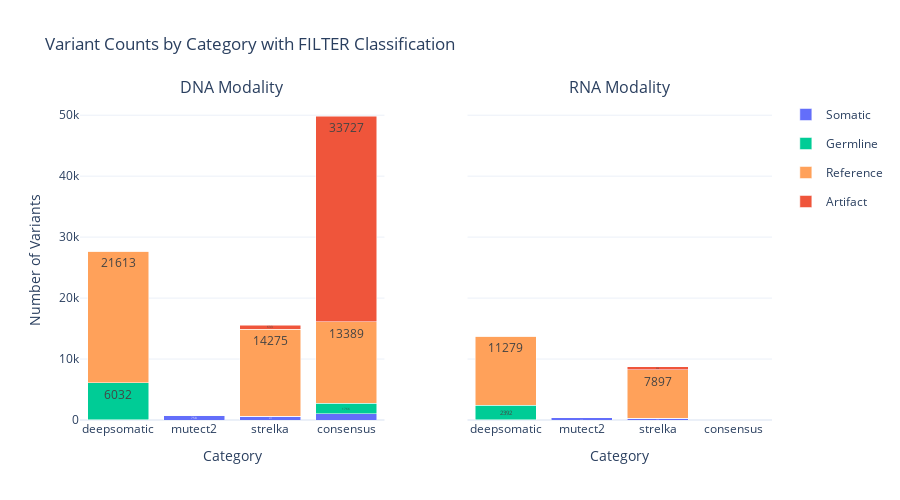
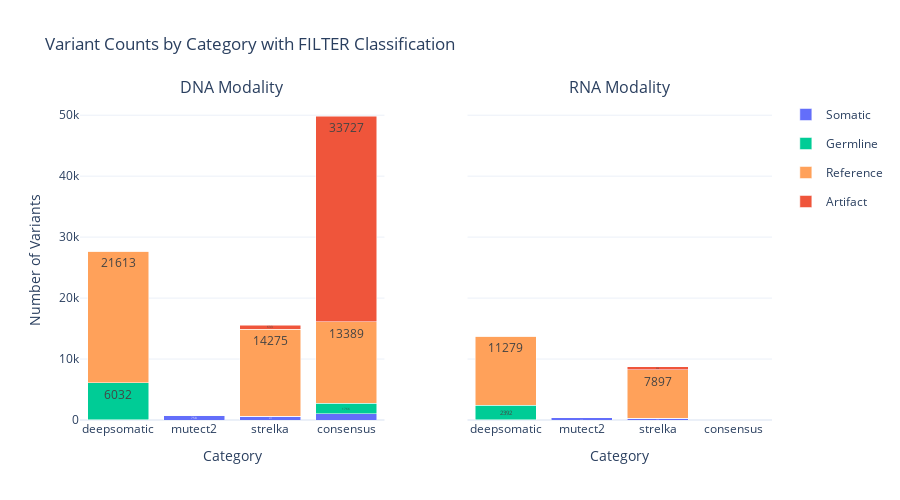

Source (notebook cell) for these figures, in order:
### Markdown cell above
### Plot 4: Consensus vs Individual Tools

### Code cell
visualizer.plot_consensus_comparison()

### Figure 1 — Plotly figure (JSON) as saved in the notebook; plotly's stock layout.template omitted (floating-point values rounded to 4 significant figures)
{"data": [{"legendgroup": "Somatic", "marker": {"color": "#636EFA"}, "name": "Somatic", "showlegend": true, "text": ["52", "758", "577", "988"], "textposition": "inside", "type": "bar", "x": ["deepsomatic", "mutect2", "strelka", "consensus"], "xaxis": "x", "y": [52, 758, 577, 988], "yaxis": "y"}, {"legendgroup": "Germline", "marker": {"color": "#00CC96"}, "name": "Germline", "showlegend": true, "text": ["6032", "0", "70", "1766"], "textposition": "inside", "type": "bar", "x": ["deepsomatic", "mutect2", "strelka", "consensus"], "xaxis": "x", "y": [6032, 0, 70, 1766], "yaxis": "y"}, {"legendgroup": "Reference", "marker": {"color": "#FFA15A"}, "name": "Reference", "showlegend": true, "text": ["21613", "0", "14275", "13389"], "textposition": "inside", "type": "bar", "x": ["deepsomatic", "mutect2", "strelka", "consensus"], "xaxis": "x", "y": [21613, 0, 14275, 13389], "yaxis": "y"}, {"legendgroup": "Artifact", "marker": {"color": "#EF553B"}, "name": "Artifact", "showlegend": true, "text": ["0", "0", "633", "33727"], "textposition": "inside", "type": "bar", "x": ["deepsomatic", "mutect2", "strelka", "consensus"], "xaxis": "x", "y": [0, 0, 633, 33727], "yaxis": "y"}, {"legendgroup": "Somatic", "marker": {"color": "#636EFA"}, "name": "Somatic", "showlegend": false, "text": ["48", "338", "248", "0"], "textposition": "inside", "type": "bar", "x": ["deepsomatic", "mutect2", "strelka", "consensus"], "xaxis": "x2", "y": [48, 338, 248, 0], "yaxis": "y2"}, {"legendgroup": "Germline", "marker": {"color": "#00CC96"}, "name": "Germline", "showlegend": false, "text": ["2392", "0", "67", "0"], "textposition": "inside", "type": "bar", "x": ["deepsomatic", "mutect2", "strelka", "consensus"], "xaxis": "x2", "y": [2392, 0, 67, 0], "yaxis": "y2"}, {"legendgroup": "Reference", "marker": {"color": "#FFA15A"}, "name": "Reference", "showlegend": false, "text": ["11279", "0", "7897", "0"], "textposition": "inside", "type": "bar", "x": ["deepsomatic", "mutect2", "strelka", "consensus"], "xaxis": "x2", "y": [11279, 0, 7897, 0], "yaxis": "y2"}, {"legendgroup": "Artifact", "marker": {"color": "#EF553B"}, "name": "Artifact", "showlegend": false, "text": ["0", "0", "526", "0"], "textposition": "inside", "type": "bar", "x": ["deepsomatic", "mutect2", "strelka", "consensus"], "xaxis": "x2", "y": [0, 0, 526, 0], "yaxis": "y2"}], "layout": {"annotations": [{"font": {"size": 16}, "showarrow": false, "text": "DNA Modality", "x": 0.22, "xanchor": "center", "xref": "paper", "y": 1, "yanchor": "bottom", "yref": "paper"}, {"font": {"size": 16}, "showarrow": false, "text": "RNA Modality", "x": 0.78, "xanchor": "center", "xref": "paper", "y": 1, "yanchor": "bottom", "yref": "paper"}], "barmode": "stack", "height": 500, "title": {"text": "Variant Counts by Category with FILTER Classification"}, "xaxis": {"anchor": "y", "domain": [0, 0.44], "title": {"text": "Category"}}, "xaxis2": {"anchor": "y2", "domain": [0.56, 1], "title": {"text": "Category"}}, "yaxis": {"anchor": "x", "domain": [0, 1], "title": {"text": "Number of Variants"}}, "yaxis2": {"anchor": "x2", "domain": [0, 1], "matches": "y", "showticklabels": false}}}

### Figure 2 — Plotly figure (JSON) as saved in the notebook; plotly's stock layout.template omitted (floating-point values rounded to 4 significant figures)
{"data": [{"legendgroup": "Somatic", "marker": {"color": "#636EFA"}, "name": "Somatic", "showlegend": true, "text": ["52", "758", "577", "988"], "textposition": "inside", "type": "bar", "x": ["deepsomatic", "mutect2", "strelka", "consensus"], "xaxis": "x", "y": [52, 758, 577, 988], "yaxis": "y"}, {"legendgroup": "Germline", "marker": {"color": "#00CC96"}, "name": "Germline", "showlegend": true, "text": ["6032", "0", "70", "1766"], "textposition": "inside", "type": "bar", "x": ["deepsomatic", "mutect2", "strelka", "consensus"], "xaxis": "x", "y": [6032, 0, 70, 1766], "yaxis": "y"}, {"legendgroup": "Reference", "marker": {"color": "#FFA15A"}, "name": "Reference", "showlegend": true, "text": ["21613", "0", "14275", "13389"], "textposition": "inside", "type": "bar", "x": ["deepsomatic", "mutect2", "strelka", "consensus"], "xaxis": "x", "y": [21613, 0, 14275, 13389], "yaxis": "y"}, {"legendgroup": "Artifact", "marker": {"color": "#EF553B"}, "name": "Artifact", "showlegend": true, "text": ["0", "0", "633", "33727"], "textposition": "inside", "type": "bar", "x": ["deepsomatic", "mutect2", "strelka", "consensus"], "xaxis": "x", "y": [0, 0, 633, 33727], "yaxis": "y"}, {"legendgroup": "Somatic", "marker": {"color": "#636EFA"}, "name": "Somatic", "showlegend": false, "text": ["48", "338", "248", "0"], "textposition": "inside", "type": "bar", "x": ["deepsomatic", "mutect2", "strelka", "consensus"], "xaxis": "x2", "y": [48, 338, 248, 0], "yaxis": "y2"}, {"legendgroup": "Germline", "marker": {"color": "#00CC96"}, "name": "Germline", "showlegend": false, "text": ["2392", "0", "67", "0"], "textposition": "inside", "type": "bar", "x": ["deepsomatic", "mutect2", "strelka", "consensus"], "xaxis": "x2", "y": [2392, 0, 67, 0], "yaxis": "y2"}, {"legendgroup": "Reference", "marker": {"color": "#FFA15A"}, "name": "Reference", "showlegend": false, "text": ["11279", "0", "7897", "0"], "textposition": "inside", "type": "bar", "x": ["deepsomatic", "mutect2", "strelka", "consensus"], "xaxis": "x2", "y": [11279, 0, 7897, 0], "yaxis": "y2"}, {"legendgroup": "Artifact", "marker": {"color": "#EF553B"}, "name": "Artifact", "showlegend": false, "text": ["0", "0", "526", "0"], "textposition": "inside", "type": "bar", "x": ["deepsomatic", "mutect2", "strelka", "consensus"], "xaxis": "x2", "y": [0, 0, 526, 0], "yaxis": "y2"}], "layout": {"annotations": [{"font": {"size": 16}, "showarrow": false, "text": "DNA Modality", "x": 0.22, "xanchor": "center", "xref": "paper", "y": 1, "yanchor": "bottom", "yref": "paper"}, {"font": {"size": 16}, "showarrow": false, "text": "RNA Modality", "x": 0.78, "xanchor": "center", "xref": "paper", "y": 1, "yanchor": "bottom", "yref": "paper"}], "barmode": "stack", "height": 500, "title": {"text": "Variant Counts by Category with FILTER Classification"}, "xaxis": {"anchor": "y", "domain": [0, 0.44], "title": {"text": "Category"}}, "xaxis2": {"anchor": "y2", "domain": [0.56, 1], "title": {"text": "Category"}}, "yaxis": {"anchor": "x", "domain": [0, 1], "title": {"text": "Number of Variants"}}, "yaxis2": {"anchor": "x2", "domain": [0, 1], "matches": "y", "showticklabels": false}}}
